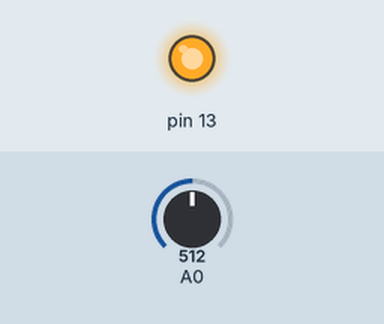
This sketch was run on a simulated Arduino Uno, built with avr-gcc and run on an emulated ATmega328P. On the bench: output pins drawn as LEDs (lit = HIGH). The test bench sets the inputs (shaded band); at power-on: A0 = 512. What the sketch prints to the serial monitor is not drawn.

Above: at 0.1 s.
Timing chart, 0 to 1.6 s (numbered marks = the images above):
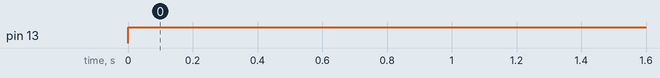

Measured:
- by itself, pin 13: LOW → HIGH at 0.00 s

The sketch:

version_1.ino
```cpp
int light;

void setup() {
  pinMode(13, OUTPUT);
  pinMode(A0, INPUT);
  Serial.begin(9600);
}

void loop() {
  light = analogRead(A0);
  Serial.println(light);
  digitalWrite(13, HIGH);
  delay(100);

}
```
